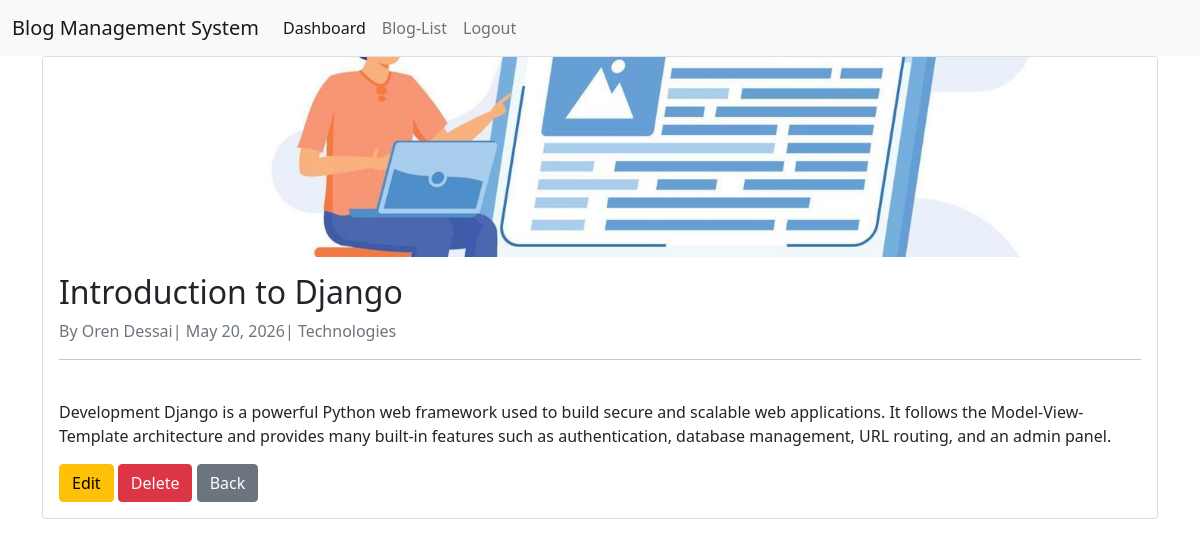
Screenshot of /blog_detail/1/ (signed in) with the database file from the repository.
### blogs/models.py (models this page shows, shortened)
class BlogModel(models.Model):
    CATEGORY_TYPES=[
        ('Educational','Educational'),
        ('Technologies','Technologies'),
        ('Sports','Sports'),
    ]
    title = models.CharField(max_length=100,null=True)
    author_name = models.CharField(max_length=100,null=True)
    content = models.TextField(null=True)
    category = models.CharField(choices=CATEGORY_TYPES,max_length=20,null=True)
    blog_image = models.ImageField(upload_to='media/blog_image',null=True)
    publish_date = models.DateField(null=True)
    created_at = models.DateField(auto_now_add=True)

### blogs/views.py (the view)
# urls.py: path('blog_detail/<str:b_id>/',blog_detail, name='blog_detail'),
@login_required
def blog_detail(request, b_id):
    blog = get_object_or_404(BlogModel,id = b_id)
    context = {
        'blog': blog
    }
    return render(request,'pages/blog_detail.html',context)

### blogs/templates/pages/blog_detail.html (shortened to what this page needs)
{% extends 'master/base.html' %}
{% block content %}
<div class="card">
    {% if blog.blog_image %}
    <img src="{{ blog.blog_image.url }}"
     class="card-img-top"
     width="300"
     height="200"
     style="object-fit: cover;">
    {% endif %}
    <div class="card-body">
        <h2>{{ blog.title }}</h2>
        <p class="text-muted">
            By {{ blog.author_name }}|
            {{ blog.publish_date }}|
            {{ blog.category }}
        </p>
        <hr>
        <p style="white-space: pre-line;">
            {{ blog.content }}
        </p>
        <a href="{% url 'edit_blog' blog.id %}" class="btn btn-warning">Edit</a>
        <a href="{% url 'delete_blog' blog.id %}" class="btn btn-danger" onclick="return confirm('Are you sure?');">Delete</a>
        <a href="{% url 'blog_list' %}" class="btn btn-secondary">Back</a>
    </div>
</div>
{% endblock %}

### rows the page displays
BlogModel: blog_image (picture), title "Introduction to Django", author_name "Oren Dessai", publish_date "May 20, 2026", category "Technologies", content "Development Django is a powerful Python web framework used to build secure and scalable web applications. It follows the Model-View-Template architecture and provides many built-in features such as authentication, database management, URL routing, and an admin panel."
